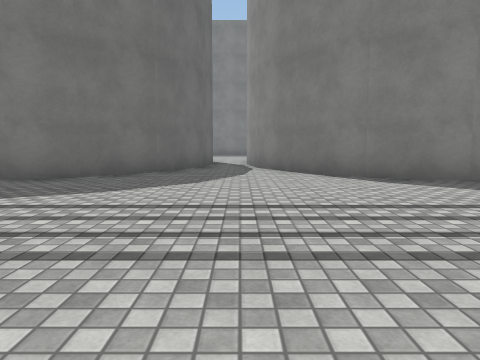
View 1 (above)

22 first-person views from a walk through a scene from a Unity 3-D project. The camera is 1.2 m above the floor, tilts 6° down and sees 70° across. The floor is counted in squares, 2 m on a side. Each view is taken from the middle of a square. On the plan, view 1 faces up. The plan holds only what a view shows up to about 10 squares ahead; the rest is blank. The place goes on beyond the plan. The player character is not drawn. Surface patterns are stand-ins for the level's own textures.

View 2
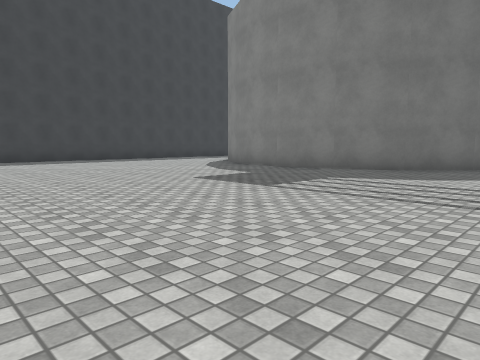

View 3
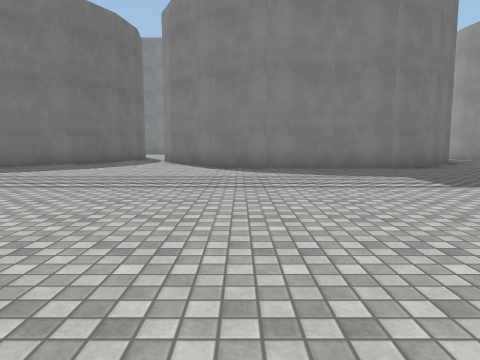

View 4
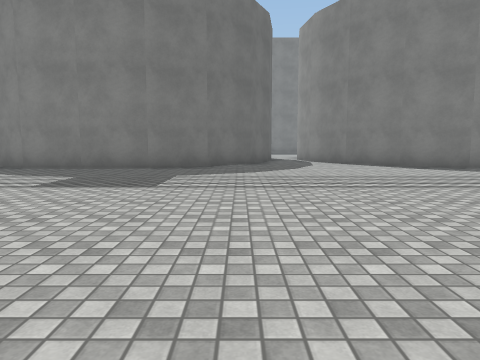

View 5
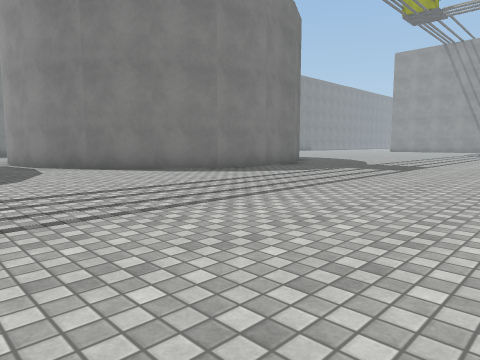

View 6
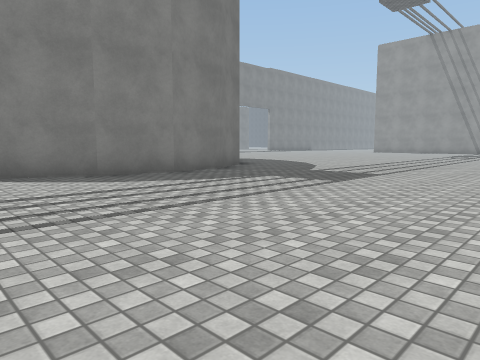

View 7
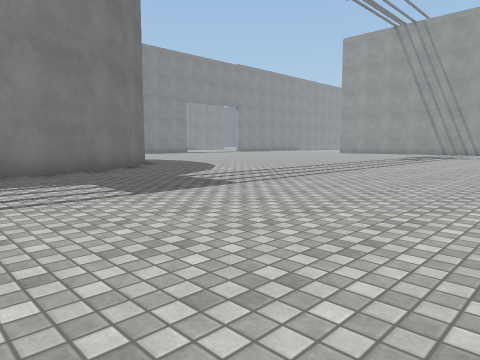

View 8
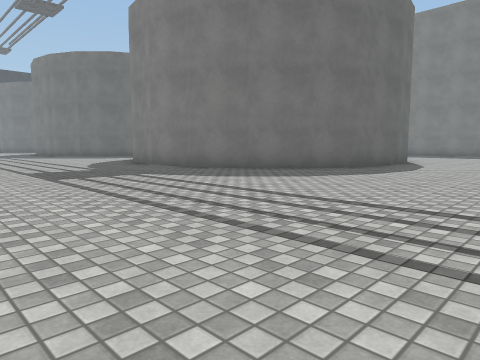

View 9
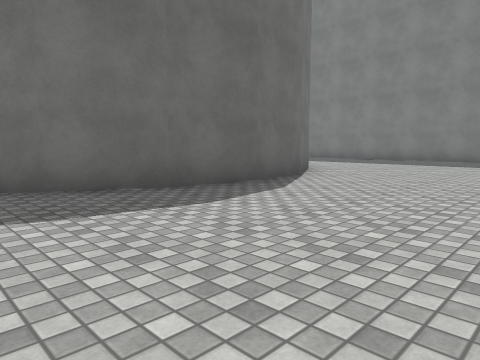

View 10
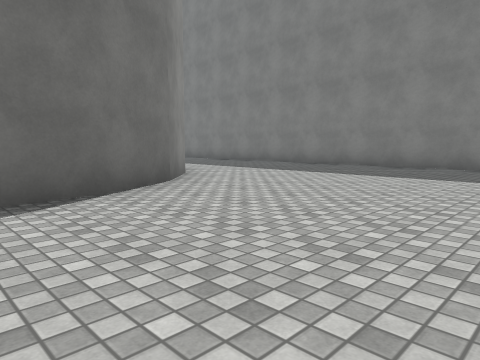

View 11
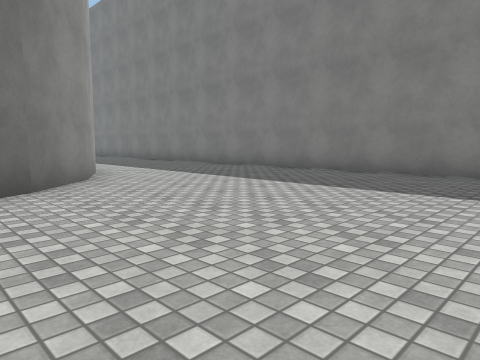

View 12
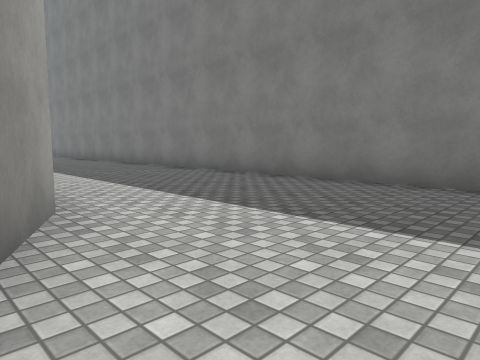

View 13
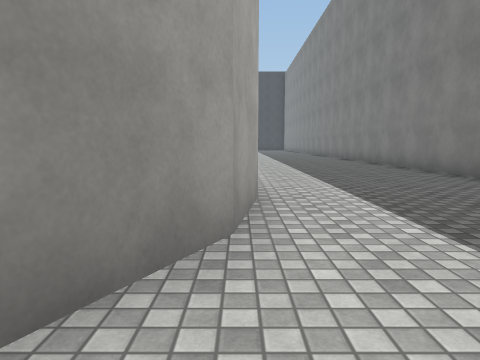

View 14
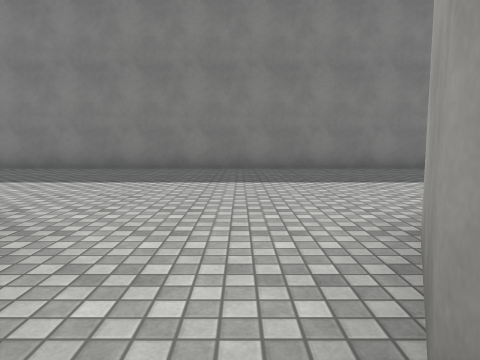

View 15
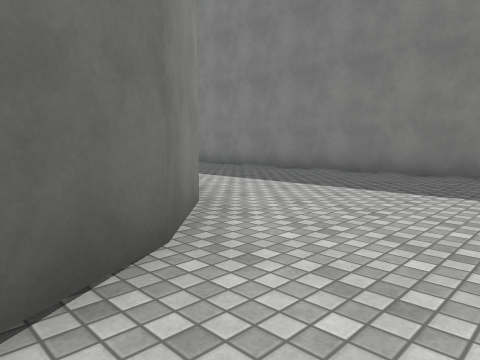

View 16
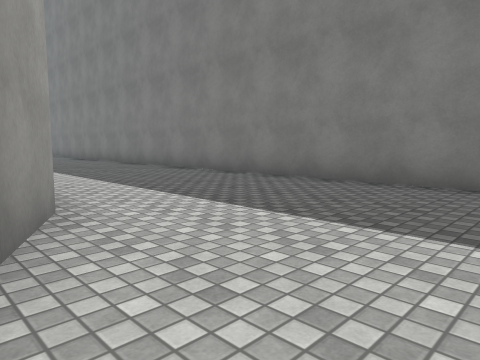

View 17
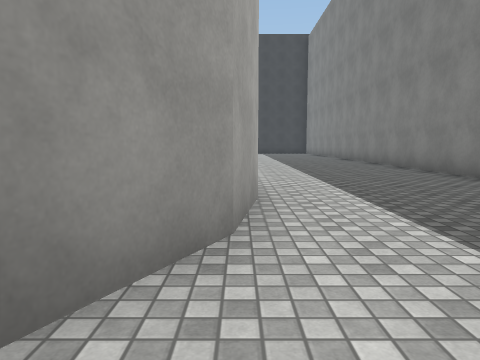

View 18
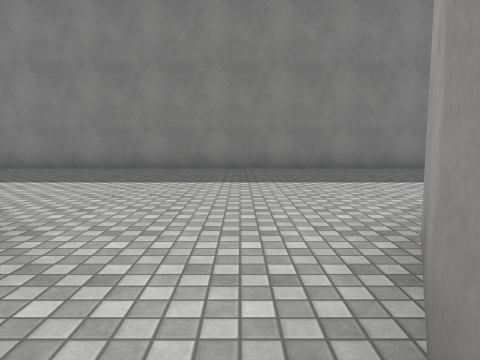

View 19
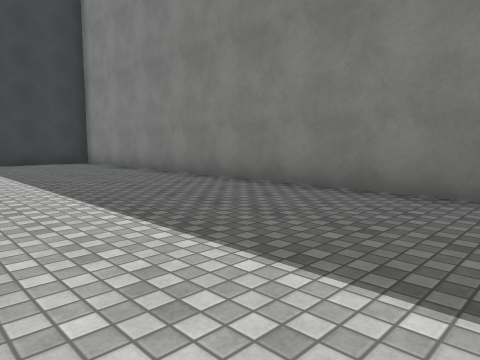

View 20
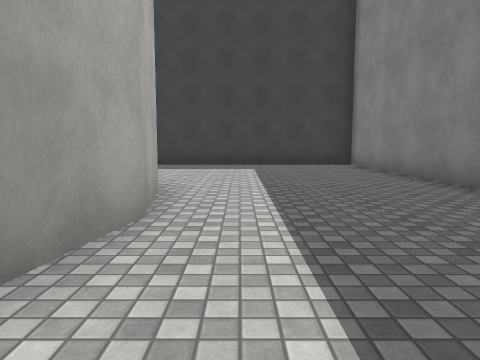

View 21
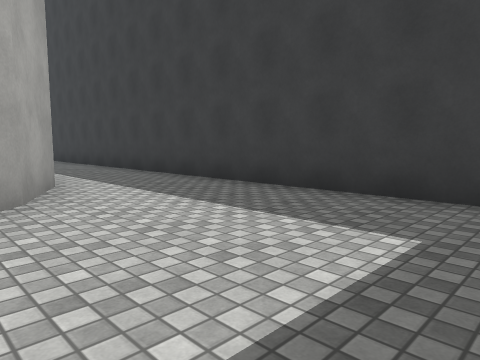

View 22
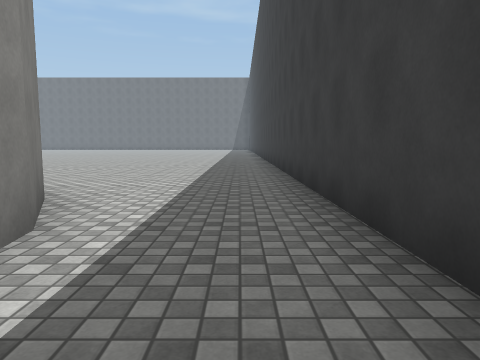

### Floor plan
Points are (right, up) in squares from view 1. A wall is a line through its corners. A room is listed if a view was taken in it or the views show most of it. See-through windows are left out.
Room 1 (views 1, 2, 3, 4, 5, 6, 7, 8, 9, 10, 11, 12, 13, 14, 15, 16, 17, 18, 19, 20, 21, 22)
walls: (9.1, 7.1) (8.1, 6.2) (6.8, 5.4) (5.2, 5.2) (3.7, 5.4) (2.3, 6.2) (1.2, 7.3) (0.5, 8.7) (0.2, 10.1); (-0.8, 10) (-1, 8.7) (-1.7, 7.3) (-2.9, 6.2) (-4.2, 5.5) (-5.8, 5.2) (-6.9, 5.4); (0.4, 11.7) (1.2, 13.2); (5.2, 15.2) (6.7, 15) (8.1, 14.2) (9.2, 13.1) (9.7, 12.2); (16.2, 15.2) (17.7, 15) (19.1, 14.2) (20.2, 13.1) (21, 11.7) (21.2, 10.2) (21, 8.7) (20.2, 7.3) (19.1, 6.1) (17.7, 5.4) (16.2, 5.2) (14.7, 5.4) (13.3, 6.1) (12.2, 7.3) (11.5, 8.6) (11.2, 10.2) (11.4, 11.7) (12.2, 13.2); (-9.8, 7.3) (-10.6, 8.7) (-10.6, 9.1); (-7.4, 14.9) (-5.8, 15.2) (-4.4, 15); (-10.6, 11.7) (-9.8, 13.2); (23.8, 19.2) (-13, 19.2) (-13, 1)
ways out: gap at (0, 10); gap at (11, 10)

Positions as (right, up) in squares from view 1, and headings:
1: (0, 0), facing up
2: (0, -2), facing up-left
3: (3, -3), facing up
4: (9, -3), facing up
5: (9, -1), facing up-right
6: (12, -1), facing up-right
7: (15, -2), facing up-right
8: (25, 0), facing up-left
9: (25, 6), facing up-left
10: (25, 10), facing up-left
11: (25, 12), facing up-left
12: (21, 14), facing up-left
13: (20, 15), facing left
14: (11, 11), facing up
15: (11, 12), facing up-left
16: (10, 14), facing up-left
17: (9, 15), facing left
18: (0, 11), facing up
19: (-2, 15), facing up-left
20: (-3, 16), facing left
21: (-9, 17), facing down-left
22: (-12, 11), facing down
